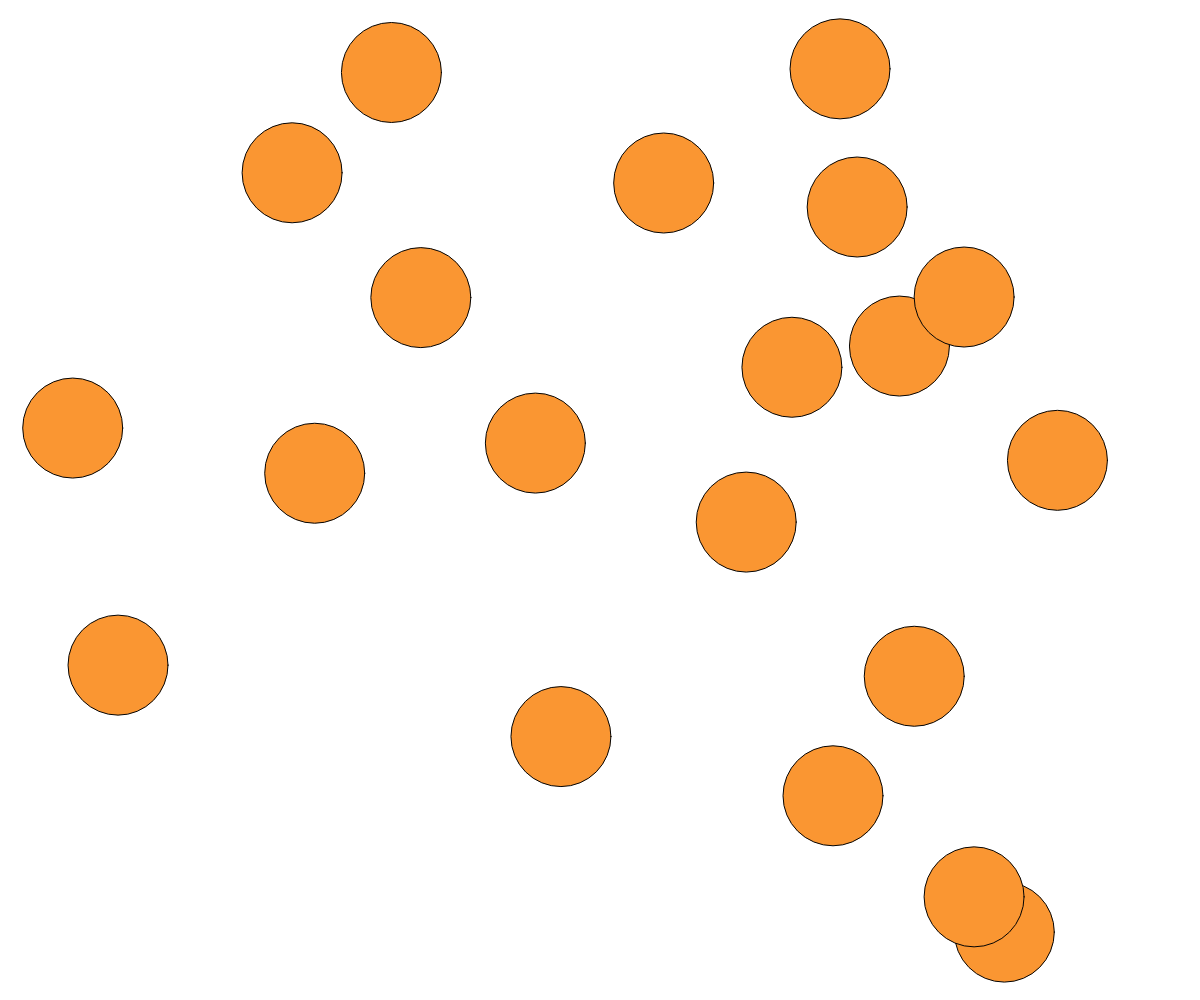
Frame 1 (no input)
Frame 60 (no input): identical to frame 1, image omitted
Frame 120 (the mouse pressed at the canvas centre since frame 60): identical to frame 1, image omitted

The p5.js sketch that drew this single still picture (run headless with seeded random() and noise() and a simulated clock; from frame 60 on, the mouse is pressed at the canvas centre):

// p5.js sketch
// ── sketch.js
var maBalle;
var balles = [];
var maxBalles=20;
function setup() {
  createCanvas(windowWidth,windowHeight);
  
for(var i = 0; i < maxBalles; i++) {
  balles[i] = new Balle;
   }
}
//********************************************
function draw() {
  clear();
  /*
  if(yPos>windowHeight || yPos<0){
    ySpeed =-ySpeed;
    eColor = color(random(0,255),random(0,255),random(0,255));
  }
  if(xPos>windowWidth|| xPos<0){
    xSpeed =-xSpeed;
    eColor = color(random(0,255),random(0,255),random(0,255));
  }*/
  for(var i = 0; i < maxBalles; i++) {
  drawEllipse(balles[i].xPos,balles[i].yPos,balles[i].eSize,balles[i].eColor);
   }
 
}
//********************************************
function drawEllipse(x,y,s,c){
  fill(c);
  stroke(3);
  ellipse(x,y,s,s);
}
//********************************************
function Balle(){
  this.eSize= 100;
  this.xPos = random(0,windowWidth);
  this.yPos = random(0,windowHeight);
  this.eColor = color(250,150,50);
  this.xSpeed = 7;
  this.ySpeed = 7;
}
